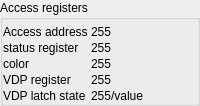
        <widget class="QGroupBox" name="groupBox_dec_Access">
         <property name="title">
          <string>Access registers</string>
         </property>
         <layout class="QFormLayout" name="formLayout_4">
          <property name="horizontalSpacing">
           <number>3</number>
          </property>
          <property name="verticalSpacing">
           <number>2</number>
          </property>
          <property name="leftMargin">
           <number>0</number>
          </property>
          <property name="topMargin">
           <number>5</number>
          </property>
          <property name="rightMargin">
           <number>5</number>
          </property>
          <property name="bottomMargin">
           <number>0</number>
          </property>
          <item row="0" column="0">
           <widget class="QLabel" name="label_23">
            <property name="text">
             <string>Access address</string>
            </property>
           </widget>
          </item>
          <item row="0" column="1">
           <widget class="InteractiveLabel" name="label_dec_r14">
            <property name="minimumSize">
             <size>
              <width>22</width>
              <height>0</height>
             </size>
            </property>
            <property name="toolTip">
             <string>Screen mode</string>
            </property>
            <property name="text">
             <string>255</string>
            </property>
           </widget>
          </item>
          <item row="1" column="0">
           <widget class="QLabel" name="label_24">
            <property name="text">
             <string>status register</string>
            </property>
           </widget>
          </item>
          <item row="1" column="1">
           <widget class="InteractiveLabel" name="label_dec_r15">
            <property name="toolTip">
             <string>Screen mode</string>
            </property>
            <property name="text">
             <string>255</string>
            </property>
           </widget>
          </item>
          <item row="2" column="0">
           <widget class="QLabel" name="label_25">
            <property name="text">
             <string>color</string>
            </property>
           </widget>
          </item>
          <item row="2" column="1">
           <widget class="InteractiveLabel" name="label_dec_r16">
            <property name="toolTip">
             <string>Screen mode</string>
            </property>
            <property name="text">
             <string>255</string>
            </property>
           </widget>
          </item>
          <item row="3" column="0">
           <widget class="QLabel" name="label_26">
            <property name="text">
             <string>VDP register</string>
            </property>
           </widget>
          </item>
          <item row="3" column="1">
           <widget class="InteractiveLabel" name="label_dec_r17">
            <property name="toolTip">
             <string>Screen mode</string>
            </property>
            <property name="text">
             <string>255</string>
            </property>
           </widget>
          </item>
          <item row="4" column="0">
           <widget class="QLabel" name="label_27">
            <property name="text">
             <string>VDP latch state</string>
            </property>
           </widget>
          </item>
          <item row="4" column="1">
           <widget class="QLabel" name="label_dec_latch">
            <property name="text">
	      <string>255/value</string>
            </property>
           </widget>
          </item>
         </layout>
        </widget>
